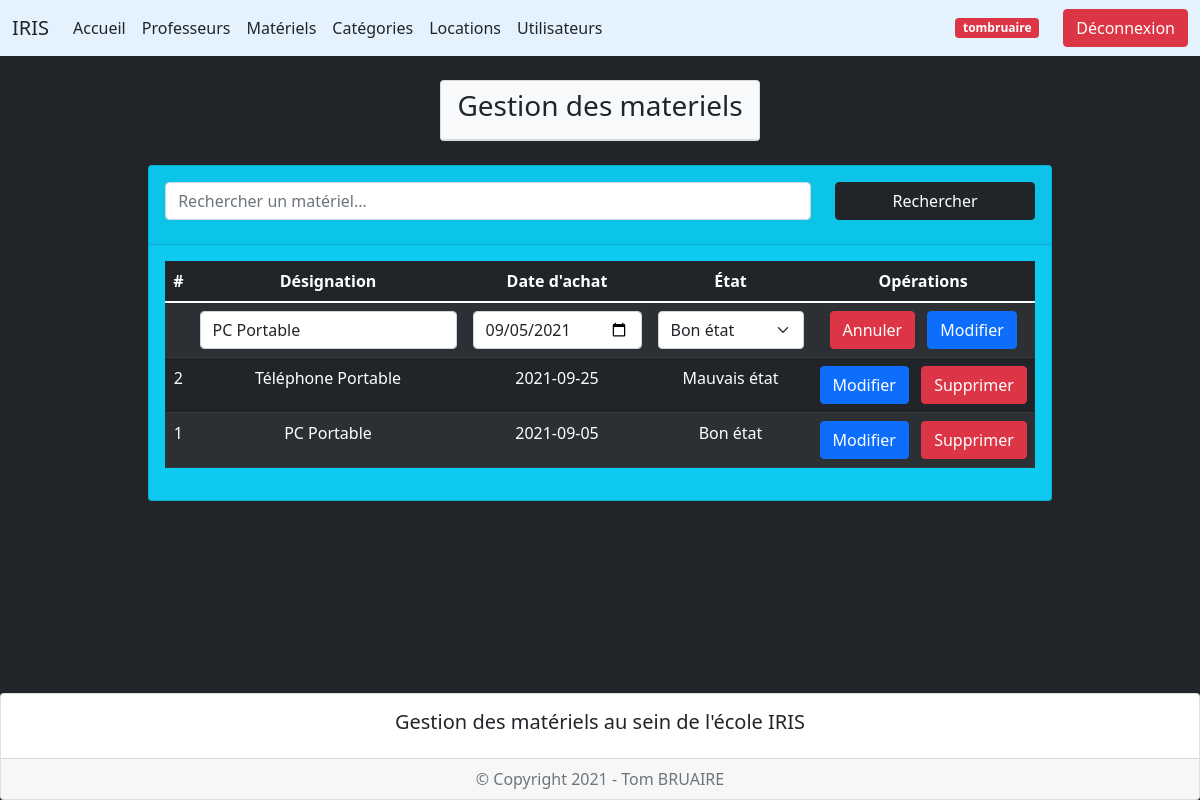
The page /index.php?page=2&action=edit&idmateriel=1 (signed in) on the database its author committed.
### tables this page shows
create table materiels (
    idmateriel int(3) not null auto_increment,
    designationmateriel varchar(50),
    dateachatmateriel date,
    etatmateriel enum('Bon état', 'Mauvais état'),
    primary key (idmateriel)
);

### controleur/config_db.php (called while the page is built)
<?php
$server = "localhost";
$bdd = "iris";
$user = "root";
$mdp = "";
?>

### controleur/controleur.class.php (called while the page is built, shortened)
<?php
require_once("modele/modele.class.php");
class Controleur {
    private $unModele;
    public function __construct($server, $bdd, $user, $mdp) {
        $this->unModele = new Modele($server, $bdd, $user, $mdp);
    }
    public function setTable($uneTable) {
        $this->unModele->setTable($uneTable);
    }
    public function selectAll($chaine = "*", $orderby) {
        return $this->unModele->selectAll($chaine, $orderby);
    }
    public function selectWhere($chaine = "*", $where) {
        return $this->unModele->selectWhere($chaine, $where);
    }
}
?>

### vue/vue_materiels.php (the view, shortened to what this page needs)
<div class="container mt-4 mb-5">
    <div class="row d-flex justify-content-center">
        <div class="col-auto">
            <div class="card bg-info">
                <div class="card-header">
                    <form method="post" action="" class="mt-2">
                        <div class="row mb-3">
                            <div class="col-9">
                                    <input type="search" name="mot" id="mot" placeholder="Rechercher un matériel..." class="form-control">
                            </div>
                            <div class="col-3">
                                <button type="submit" name="Rechercher" class="btn btn-dark w-100">Rechercher</button>
                            </div>
                        </div>
                    </form>
                </div>
                <div class="card-body">
                    <div class="table-responsive">
                        <table class="table table-dark table-striped text-center">
                            <thead>
                                <tr>
                                    <th scope="col">#</th>
                                    <th scope="col">Désignation</th>
                                    <th scope="col">Date d'achat</th>
                                    <th scope="col">État</th>
                                    <?php if (isset($_SESSION['lvl']) && $_SESSION['lvl'] == 2) { ?>
                                    <th scole="col">Opérations</th>
                                    <?php } ?>
                                </tr>
                            </thead>
                            <tbody>
                                <?php if (isset($_SESSION['lvl']) && $_SESSION['lvl'] == 2) { ?>
                                    <form method="post" action="">
                                        <tr>
                                            <td></td>
                                            <td><input type="text" name="designationmateriel" id="designation" class="form-control" value="<?= ($leMateriel != null ? $leMateriel['designationmateriel'] : null); ?>"></td>
                                            <td><input type="date" name="dateachatmateriel" id="dateachat" class="form-control" value="<?= ($leMateriel != null ? $leMateriel['dateachatmateriel'] : null); ?>"></td>
                                            <td>
                                                <select name="etatmateriel" class="form-select">
                                                    <option value="Bon état" <?php if ($leMateriel != null && $leMateriel['etatmateriel'] == "Bon état") {echo "selected";} ?>>Bon état</option>
                                                </select>
                                            </td>
                                            <td>
                                                <?php if ($leMateriel != null) { ?>
                                                    <button type="submit" name="Annuler" class="btn btn-danger me-2">Annuler</button>
                                                <?php } ?>
                                                <button type="submit" <?= ($leMateriel != null ? 'name="subeditmateriel"' : 'name="subaddmateriel"'); ?> class="btn <?= ($leMateriel != null ? 'btn-primary' : 'btn-success w-100'); ?>"><?= ($leMateriel != null ? "Modifier" : "Ajouter"); ?></button>
                                            </td>
                                        </tr>
                                    </form>
                                <?php } ?>
                            <?php foreach ($lesMateriels as $unMateriel) { ?>
                                <tr>
                                    <td><?= $unMateriel['idmateriel']; ?></td>
                                    <td><?= $unMateriel['designationmateriel']; ?></td>
                                    <td><?= $unMateriel['dateachatmateriel']; ?></td>
                                    <td><?= $unMateriel['etatmateriel']; ?></td>
                                    <?php if (isset($_SESSION['lvl']) && $_SESSION['lvl'] == 2) { ?>
                                    <td>
                                        <a href="index.php?page=2&action=edit&idmateriel=<?= $unMateriel['idmateriel']; ?>" class="btn btn-primary me-2">Modifier</a>
                                        <a href="index.php?page=2&action=sup&idmateriel=<?= $unMateriel['idmateriel']; ?>" onclick="return(confirm('Voulez-vous vraiment supprimer ce matériel ?'));" class="btn btn-danger">Supprimer</a>
                                    </td>
                                    <?php } ?>
                                </tr>
                            <?php } ?>
                            </tbody>
                        </table>
                    </div>
                </div>
            </div>
        </div>
    </div>
</div>

### rows shown on the page
materiels: designationmateriel "PC Portable", dateachatmateriel "09/05/2021", etatmateriel "Bon état", idmateriel "1", dateachatmateriel "2021-09-05"
materiels: idmateriel "2", designationmateriel "Téléphone Portable", dateachatmateriel "2021-09-25", etatmateriel "Mauvais état"

### other values the page prints
$_SESSION['pseudouser'] "tombruaire"
$text "Gestion des materiels"
